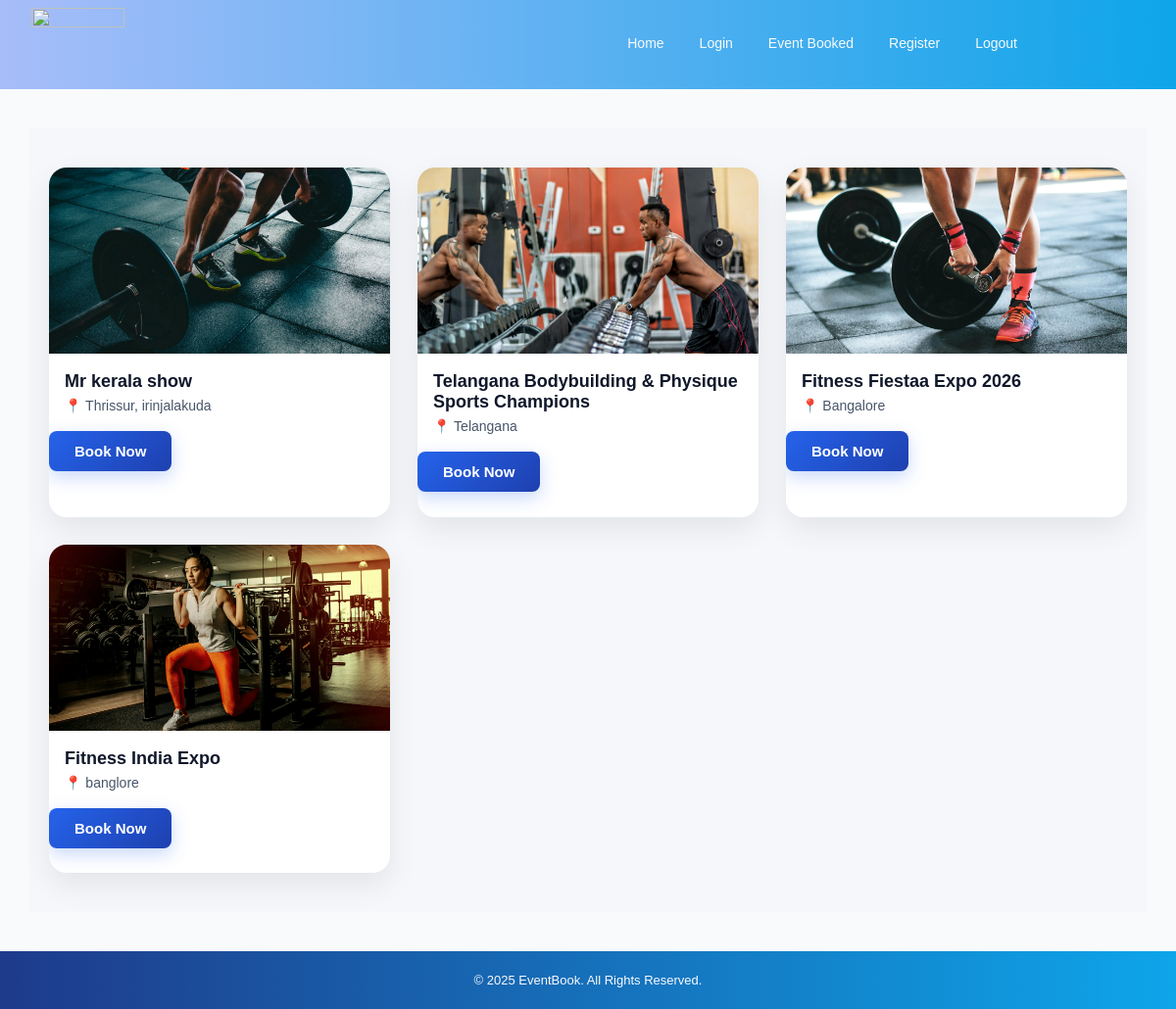
The app's page /home/all_event/2 with its own data.
### app1/models.py (models this page shows, shortened)
class Events(models.Model):
    title = models.CharField(max_length=50)
    event_cat = models.ForeignKey(event_category,on_delete=models.CASCADE)
    location = models.TextField(null=True)
    e_image = models.ImageField(upload_to='events')

### app1/views.py (the view)
# urls.py: path('all_event/<int:eid>',all_event,name='all_event'),
def all_event(request,eid):
    events = Events.objects.filter(event_cat=eid)
    return render(request,'all_event.html',{'events':events})

### template/all_event.html (shortened to what this page needs)
{%extends 'base.html'%}
{%block contents%}
<!DOCTYPE html>
<html lang="en">
<head>
    <link rel="stylesheet" href="/static/css/all_event.css">
</head>
<body>
    <div class="events_main">
    <div class="events_box">
        {% for i in events %}
        <div class="event_card">
            <img src="/home/{{i.e_image}}" alt="event image">
            <h3>{{i.title}}</h3>
            <p class="location">📍 {{i.location}}</p>
            <a href="{% url 'eventbooking' i.id %}" class="book-btn-link">
            <button class="book-now-btn">Book Now</button>
            </a>
        </div>
        {% endfor %}
    </div>
</div>
</body>
</html>
{%endblock%}

### static/css/base.css (style rules this page uses)
* { margin: 0; padding: 0; box-sizing: border-box; font-family: 'Poppins', Arial, sans-serif; }
body { background-color: #f8fafc; color: #0f172a; }

### static/css/all_event.css (style rules this page uses)
* { margin: 0; padding: 0; box-sizing: border-box; font-family: 'Poppins', sans-serif; }
.events_main { min-height: 100vh; background: #f5f7fb; padding: 40px 20px; display: flex; justify-content: center; }
.events_box { width: 100%; max-width: 1200px; display: grid; grid-template-columns: repeat(auto-fit, minmax(280px, 1fr)); gap: 28px; }
.event_card { background: #ffffff; border-radius: 18px; overflow: hidden; box-shadow: 0 12px 30px rgba(0, 0, 0, 0.08); transition: all 0.3s ease; }
.event_card img { width: 100%; height: 190px; object-fit: cover; }
.event_card h3 { padding: 14px 16px 6px; font-size: 18px; font-weight: 600; color: #0f172a; }
.event_card .location { padding: 0 16px 18px; font-size: 14px; color: #475569; }
.book-btn-link { text-decoration: none; }
.book-now-btn { padding: 12px 26px; background: linear-gradient(135deg, #2563eb, #1e40af); color: #ffffff; border: none; border-radius: 8px; font-size: 15px; font-weight: 600; cursor: pointer; transition: all 0.3s ease; box-shadow: 0 6px 18px rgba(37, 99, 235, 0.25); }

### records on screen
Events: e_image (picture), title "Mr kerala show", location "Thrissur, irinjalakuda"
Events: e_image (picture), title "Telangana Bodybuilding & Physique Sports Champions", location "Telangana"
Events: e_image (picture), title "Fitness Fiestaa Expo 2026", location "Bangalore"
Events: e_image (picture), title "Fitness India Expo", location "banglore"
